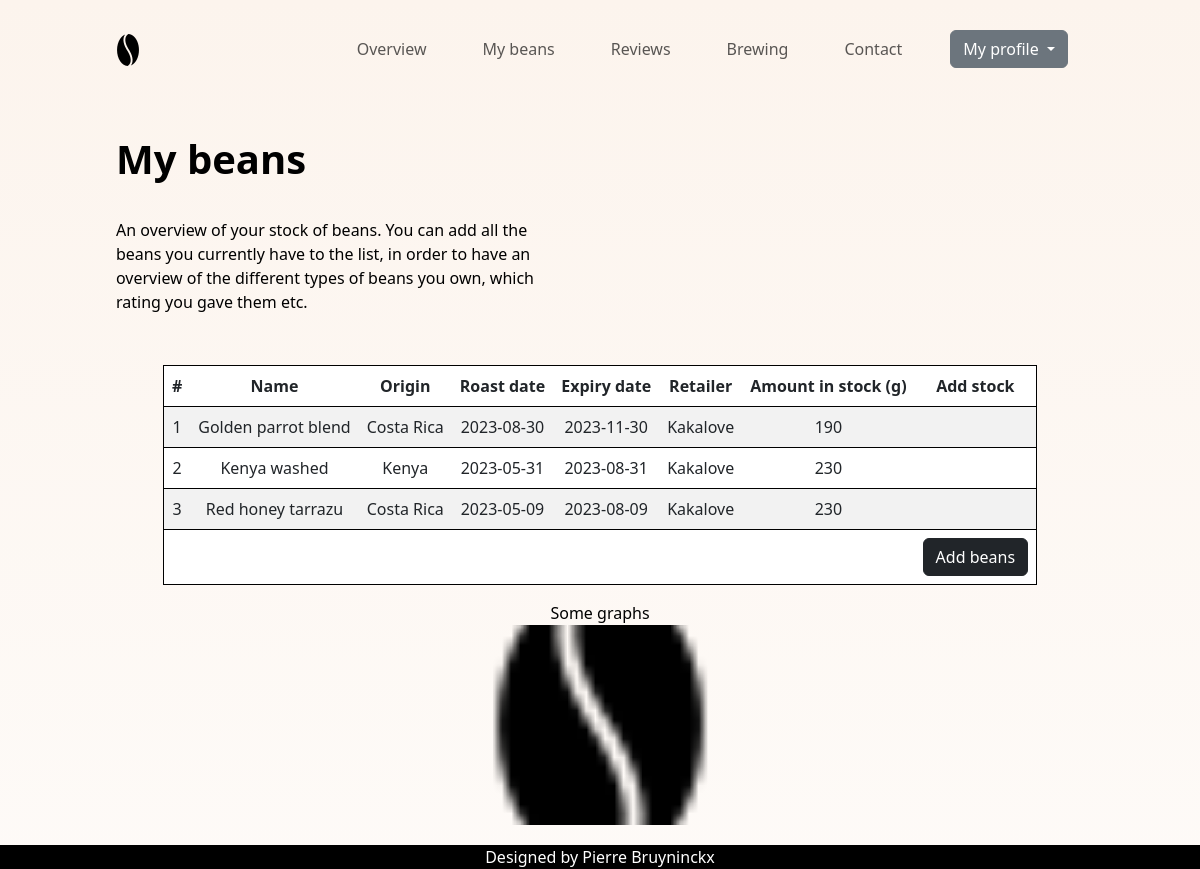
The app's page /mybeans (signed in) with its own data.
### tables this page shows
CREATE TABLE mybeans(user_id INTEGER NOT NULL, bean_name TINY TEXT NOT NULL, origin TINY TEXT NOT NULL, roast_date DATE NOT NULL, expiry_date DATE NOT NULL, retailer TINY TEXT NOT NULL, amount INTEGER NOT NULL, roasting_level INTEGER, notes TINY TEXT, acidity INTEGER, CR_review INTEGER, description TEXT, comments TEXT, FOREIGN KEY(user_id) REFERENCES users(id));

### app.py (the view)
@app.route("/mybeans", methods=["GET", "POST"])
@login_required
def mybeans():
    id = session.get("user_id")
    if request.method == "POST":
        name = request.form.get("BeanName")
        origin = request.form.get("BeanOrigin")
        roastDate = request.form.get("RoastDate")
        expiryDate = request.form.get("ExpiryDate")
        retailer = request.form.get("Retailer")
        stock = request.form.get("Stock")
        roast = request.form.get("Roast")
        notes = request.form.get("Notes")
        acidity = request.form.get("Acidity")
        CR_review = request.form.get("CR_Review")
        description = request.form.get("Description")
        comments = request.form.get("Comments")
        print(f"Name: {name}\nOrigin: {origin}\nRoast date: {roastDate}\nExpiry date: {expiryDate}\nRetailer: {retailer}\nStock: {stock}\nRoast: {roast}\nNotes: {notes}\nAcidity: {acidity}\nCR Review: {CR_review}\nDescription: {description}\nComments: {comments}\n")
        db.execute("INSERT into mybeans (user_id, bean_name, origin, roast_date, expiry_date, retailer, amount, roasting_level, notes, acidity, CR_review, description, comments) VALUES (?, ?, ?, ?, ?, ?, ?, ?, ?, ?, ?, ?, ?);", id, name, origin, roastDate, expiryDate, retailer, stock, roast, notes, acidity, CR_review, description, comments)
        flash('Bean information added')
        return redirect("/mybeans"), 200
    else:
        table_data = db.execute("SELECT bean_name, origin, roast_date, expiry_date, retailer, amount FROM mybeans WHERE user_id == ? GROUP BY bean_name", id)
        print(table_data)
        return render_template("mybeans.html", beans_data = table_data)

### app.py (called while the page is built)
@app.after_request
def after_request(response):
    response.headers["Cache-Control"] = "no-cache, no-store, must-revalidate"
    response.headers["Expires"] = 0
    response.headers["Pragma"] = "no-cache"
    return response

### helpers.py (called while the page is built)
def login_required(f):
    @wraps(f)
    def decorated_function(*args, **kwargs):
        if session.get("user_id") is None:
            return redirect("/login")
        return f(*args, **kwargs)
    return decorated_function

### templates/mybeans.html (shortened to what this page needs)
{% extends "layout.html" %}
{% block main%}
<div class="beans_container">
    <div class="header">
        <h1>My beans</h1>
        <p>An overview of your stock of beans. You can add all the beans you currently have to the list, in order to have an overview of the different types of beans you own, which rating you gave them etc.</p>
    </div>
    <div class="beans_table">
        <div class="beans_table_item">
            <table class="table table-striped table-responsive table-hover" id="mybeans">
            <thead>
                <tr>
                    <th scope="col">#</th>
                    <th scope="col">Name</th>
                    <th scope="col">Origin</th>
                    <th scope="col">Roast date</th>
                    <th scope="col">Expiry date</th>
                    <th scope="col">Retailer</th>
                    <th scope="col">Amount in stock (g)</th>
                    <th scope="col">Add stock</th>
                </tr>
            </thead>
            <tbody>
                {% for row in beans_data %}
                <tr>
                    <td scope="row" class="countercell"></td>
                    <td>{{ row['bean_name'] }}</td>
                    <td>{{ row['origin'] }}</td>
                    <td>{{ row['roast_date'] }}</td>
                    <td>{{ row['expiry_date'] }}</td>
                    <td>{{ row['retailer'] }}</td>
                    <td>{{ row['amount'] }}</td>
                    <td></td>
                </tr>
                {% endfor %}
            </tbody>
            <tfoot>
                <tr>
                    <td></td>
                    <td></td>
                    <td></td>
                    <td></td>
                    <td></td>
                    <td></td>
                    <td></td>
                    <td>
                        <button type="button" class="btn btn-dark" data-bs-toggle="modal" data-bs-target="#ModalBeanForm">
                            Add beans
                        </button>
                    </td>
                </tr>
        </table>
        </div>
        <div class="beans_table_item">
            Some graphs
            <img src="../static/images/coffee-bean.png" alt="temp">
        </div>
    </div>
</div>
{% endblock %}

### templates/layout.html (shortened to what this page needs)
<!DOCTYPE html>
<html lang="en">
<head>
    <link rel="stylesheet" href="../static/styles.css">
    <link href="https://cdn.jsdelivr.net/npm/bootstrap@5.3.0/dist/css/bootstrap.min.css" rel="stylesheet">
</head>
<body class="body">
    <nav class="navbar navbar-expand-md my_container">
        <div class="container-fluid" id="navbar_wrap">
            <a class="navbar-brand" href="/"><img src="../static/images/coffee-bean.png" alt="coffe bean navbar-toggler-icon"></a>
            <div class="collapse navbar-collapse navigation_items" id="navbarNav">
                {% if session["user_id"] %}
                <ul class="navbar-nav nav_list">
                <li class="nav-item">
                    <a class="nav-link"  href="/">Overview</a>
                </li>
                <li class="nav-item">
                    <a class="nav-link" href="/mybeans">My beans</a>
                </li>
                <li class="nav-item">
                    <a class="nav-link" href="/reviews">Reviews</a>
                </li>
                <li class="nav-item">
                    <a class="nav-link" href="/brewing">Brewing</a>
                </li>
                <li class="nav-item ">
                    <a class="nav-link" href="/contact">Contact</a>
                </li>
                <li class="nav-item dropdown">
                    <button class="btn btn-secondary dropdown-toggle" type="button" data-bs-toggle="dropdown" aria-expanded="false">
                        My profile
                    </button>
                </li>
                </ul>
                {% endif %}
            </div>
        </div>
    </nav>
    <main class="my_container" >
        {% block main %}{% endblock %}
    </main>
    <footer class="small_footer">
        <span style="color: white;">Designed by Pierre Bruyninckx</span>
    </footer>
</body>
</html>

### static/styles.css (style rules this page uses)
.body { background: linear-gradient(#FCF4ED, #fcf4ed6a); color: black; display: flex; flex-direction: column; min-height: 100vh; margin: 0; padding: 0; }
.my_container { display: flex; flex-wrap: wrap; justify-content: center; margin: 20px 100px; position: relative; }
.navigation_items { justify-content:right }
.navbar-nav li { margin: auto 20px; }
.nav_list a, button { float: right; }
main { min-height: 88vh; }
.small_footer { background-color: black; display: flex; justify-content: center; margin: auto 0; }
.header { text-align: left; padding: 1rem; max-width: 45%; }
.header h1 { font-weight: 800; }
.header p { margin: 35px auto; }
.login_fields input, button { margin: 10px; }
.beans_container { display: grid; text-align: center; height: fit-content; }
.beans_table { display: flex; flex-wrap: wrap; justify-content: space-evenly; }
table { counter-reset: tableCount; }
.countercell:before { content: counter(tableCount); counter-increment: tableCount; }
.beans_table_item { display: flex; flex-wrap: wrap; justify-content: center; align-items: center; }
.beans_table_item table { border: 1px solid black; border-radius: 15px; }
.beans_table_item img { width: 100%; height: 200px; object-fit: cover; }

### records on screen
mybeans: bean_name "Golden parrot blend", origin "Costa Rica", roast_date "2023-08-30", expiry_date "2023-11-30", retailer "Kakalove", amount "190"
mybeans: bean_name "Kenya washed", origin "Kenya", roast_date "2023-05-31", expiry_date "2023-08-31", retailer "Kakalove", amount "230"
mybeans: bean_name "Red honey tarrazu", origin "Costa Rica", roast_date "2023-05-09", expiry_date "2023-08-09", retailer "Kakalove", amount "230"
